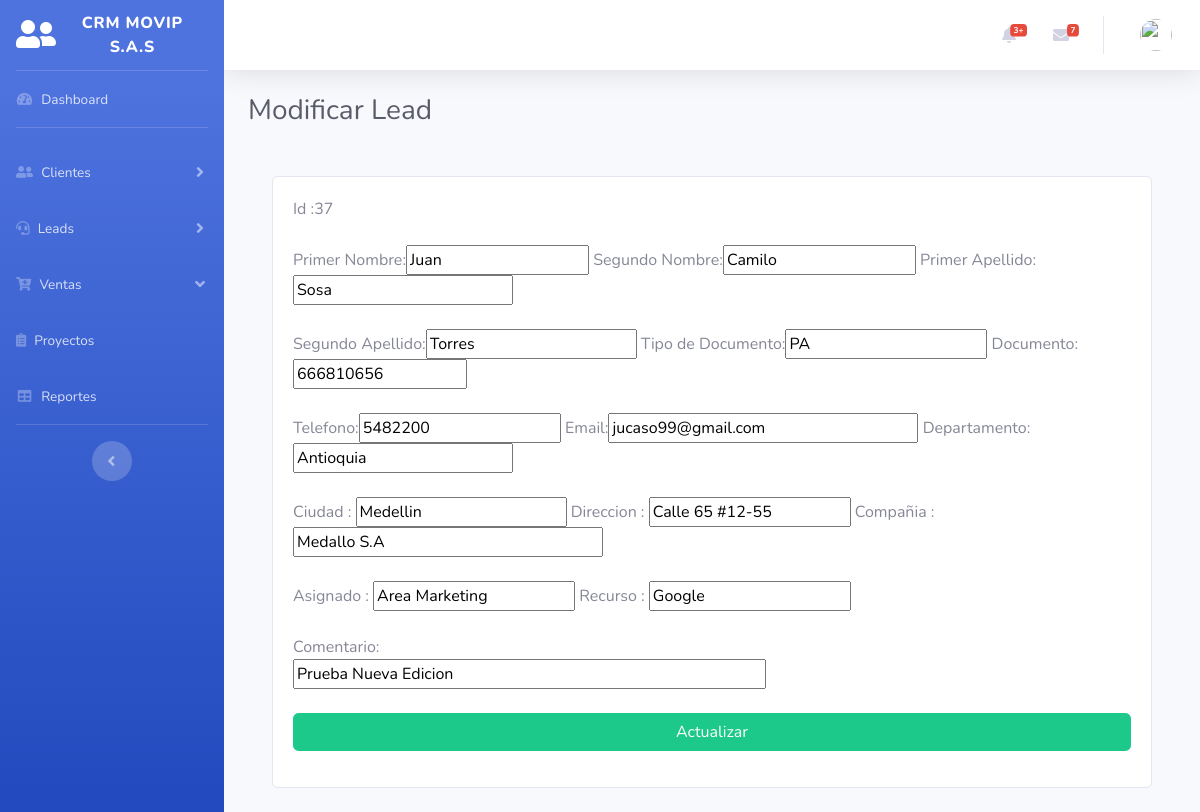
/modificarlead.php?id=37 (signed in), run on the app's committed database.
### tables this page shows
CREATE TABLE `leads` (
  `id_lead` int(10) NOT NULL,
  `nombre_lead` varchar(50) NOT NULL,
  `segundo_nombre_lead` varchar(50) NOT NULL,
  `primer_apellido_lead` varchar(50) NOT NULL,
  `segundo_apellido_lead` varchar(50) NOT NULL,
  `tipodocumento_lead` varchar(100) NOT NULL,
  `documento_lead` int(20) NOT NULL,
  `telefono_lead` bigint(100) NOT NULL,
  `email_lead` varchar(50) NOT NULL,
  `departamento_lead` varchar(100) NOT NULL,
  `ciudad_lead` varchar(30) NOT NULL,
  `direccion_lead` varchar(100) NOT NULL,
  `estado_lead` int(20) NOT NULL,
  `compañia_lead` varchar(100) NOT NULL,
  `asignado_lead` varchar(30) NOT NULL,
  `comentario_lead` text NOT NULL,
  `recurso_lead` varchar(50) NOT NULL
);

### modificarlead.php (the view, shortened to what this page needs)
<?php
include("conlead.php");
$tipo_usuario = $_SESSION['tipo_usuario'];
$id_lead = $_GET['id'];
?>
<!DOCTYPE html>
<html lang="en">
<head>
  <link href="vendor/fontawesome-free/css/all.min.css" rel="stylesheet" type="text/css">
  <link href="css/sb-admin-2.min.css" rel="stylesheet">
</head>
<body id="page-top">
  <div id="wrapper">
    <ul class="navbar-nav bg-gradient-primary sidebar sidebar-dark accordion" id="accordionSidebar">
      <a class="sidebar-brand d-flex align-items-center justify-content-center" href="principal.php">
        <div class="sidebar-brand-icon">
          <i class="fas fa-user-friends"></i>
        </div>
        <div class="sidebar-brand-text mx-3">CRM Movip S.A.S</div>
      </a>
      <hr class="sidebar-divider my-0">
      <li class="nav-item inactive">
        <a class="nav-link" href="principal.php">
          <i class="fas fa-fw fa-tachometer-alt"></i>
          <span>Dashboard</span></a>
      </li>
      <hr class="sidebar-divider">
      <?php if ($tipo_usuario == 1) { ?>
        <li class="nav-item">
          <a class="nav-link collapsed" href="#" data-toggle="collapse" data-target="#collapseTwo" aria-expanded="true" aria-controls="collapseTwo">
            <i class="fas fa-user-friends"></i>
            <span>Clientes</span>
          </a>
        </li>
        <li class="nav-item">
          <a class="nav-link collapsed" href="#" data-toggle="collapse" data-target="#collapseUtilities" aria-expanded="true" aria-controls="collapseUtilities">
            <i class="fas fa-headset"></i>
            <span>Leads</span>
          </a>
        </li>
        <li class="nav-item">
          <a class="nav-link" href="#" data-toggle="collapse" data-target="#collapsePages" aria-expanded="true" aria-controls="collapsePages">
            <i class=" fas fa-cart-plus"></i></i>
            <span>Ventas</span>
          </a>
        </li>
        <li class="nav-item">
          <a class="nav-link" href="charts.html">
            <i class="fas fa-clipboard-list "></i>
            <span>Proyectos</span></a>
        </li>
        <li class="nav-item">
          <a class="nav-link" href="tables.html">
            <i class="fas fa-fw fa-table"></i>
            <span>Reportes</span></a>
        </li>
      <?php } ?>
      <hr class="sidebar-divider d-none d-md-block">
      <div class="text-center d-none d-md-inline">
        <button class="rounded-circle border-0" id="sidebarToggle"></button>
      </div>
    </ul>
    <div id="content-wrapper" class="d-flex flex-column">
      <div id="content">
        <nav class="navbar navbar-expand navbar-light bg-white topbar mb-4 static-top shadow">
          <ul class="navbar-nav ml-auto">
            <li class="nav-item dropdown no-arrow mx-1">
              <a class="nav-link dropdown-toggle" href="#" id="alertsDropdown" role="button" data-toggle="dropdown" aria-haspopup="true" aria-expanded="false">
                <i class="fas fa-bell fa-fw"></i>
                <span class="badge badge-danger badge-counter">3+</span>
              </a>
            </li>
            <li class="nav-item dropdown no-arrow mx-1">
              <a class="nav-link dropdown-toggle" href="#" id="messagesDropdown" role="button" data-toggle="dropdown" aria-haspopup="true" aria-expanded="false">
                <i class="fas fa-envelope fa-fw"></i>
                <span class="badge badge-danger badge-counter">7</span>
              </a>
            </li>
            <li class="nav-item dropdown no-arrow">
              <a class="nav-link dropdown-toggle" href="#" id="userDropdown" role="button" data-toggle="dropdown" aria-haspopup="true" aria-expanded="false">
                <img class="img-profile rounded-circle" src="https://source.unsplash.com/QAB-WJcbgJk/60x60">
              </a>
            </li>
          </ul>
        </nav>
        <div class="container-fluid">
          <div class="d-sm-flex align-items-center justify-content-between mb-4">
            <h1 class="h3 mb-0 text-gray-800">Modificar Lead</h1>
          </div>
          <fieldset>
            <div class="container p-4">
              <div class="group">
                <div class="card card-body">
                  <form class="form-contact" action="ModificacionLead.php" method="POST">
                    <div class="form-group" id="responsive-form">
                      <?php
                      $sql = "SELECT * FROM crmpry.leads WHERE id_lead = '$id_lead'";
                      $result = mysqli_query($conexion2, $sql);
                      while ($mostrar = mysqli_fetch_array($result)) {
                        echo 'Id :';
                        echo "<td>" . $mostrar['id_lead'] . "</td>";
                        echo " <br>";
                        echo " <br>";
                        echo 'Primer Nombre:';
                        echo "<input type='text' size='18' name='nombre_lead' value ='$mostrar[nombre_lead]'> ";
                        echo 'Segundo Nombre:';
                        echo "<input type='text' size='19' name='segundo_nombre_lead' value ='$mostrar[segundo_nombre_lead]'> ";
                        echo 'Primer Apellido:';
                        echo "<input type='text' size='22' name='primer_apellido_lead' value ='$mostrar[primer_apellido_lead]'> ";
                        echo " <br>";
                        echo " <br>";
                        echo 'Segundo Apellido:';
                        echo "<input type='text' size='21' name='segundo_apellido_lead' value ='$mostrar[segundo_apellido_lead]'> ";
                        echo 'Tipo de Documento:';
                        echo "<input type='text' size='20' name='tipodocumento_lead' value ='$mostrar[tipodocumento_lead]' > ";
                        echo 'Documento:';
                        echo "<input type='text' size='17' name='documento_lead' value ='$mostrar[documento_lead]'> ";
                        echo " <br>";
                        echo " <br>";
                        echo 'Telefono:';
                        echo "<input type='text' size='20' name='telefono_lead' value ='$mostrar[telefono_lead]'> ";
                        echo 'Email:';
                        echo "<input type='text' size='32' name='email_lead' value ='$mostrar[email_lead]'> ";
                        echo 'Departamento:';
                        echo "<input type='text' size='22' name='departamento_lead' value ='$mostrar[departamento_lead]'> ";
                        echo " <br>";
                        echo " <br>";
                        echo 'Ciudad : ';
                        echo "<input type='text' size='21' name='ciudad_lead' value ='$mostrar[ciudad_lead]'> ";
                        echo 'Direccion : ';
                        echo "<input type='text' size='20' name='direccion_lead' value ='$mostrar[direccion_lead]'> ";
                        echo 'Compañia : ';
                        echo "<input type='text' size='32' name='compañia_lead' value ='$mostrar[compañia_lead]'> ";
                        echo " <br>";
                        echo " <br>";
                        echo 'Asignado : ';
                        echo "<input type='text' size='20' name='asignado_lead' value ='$mostrar[asignado_lead]'> ";
                        echo 'Recurso : ';
                        echo "<input type='text' size='20' name='recurso_lead' value ='$mostrar[recurso_lead]'> ";
                        echo " <br>";
                        echo " <br>";
                        echo 'Comentario:';
                        echo " <br>";
                        echo "<input type='text' name='comentario_lead' size='50' value ='$mostrar[comentario_lead]'></textarea>";
                      }
                      ?>
                      <br>
                      <br>
                      <input type="submit" class="btn btn-success btn-block" name="actualizar" value="Actualizar">
          </fieldset>
        </div>
      </div>
    </div>
  </div>
</body>
</html>

### data on the page
leads: id_lead "37", nombre_lead "Juan", segundo_nombre_lead "Camilo", primer_apellido_lead "Sosa", segundo_apellido_lead "Torres", tipodocumento_lead "PA", documento_lead "666810656", telefono_lead "5482200", email_lead "jucaso99@gmail.com", departamento_lead "Antioquia", ciudad_lead "Medellin", direccion_lead "Calle 65 #12-55", compañia_lead "Medallo S.A", asignado_lead "Area Marketing", recurso_lead "Google", comentario_lead "Prueba Nueva Edicion"
